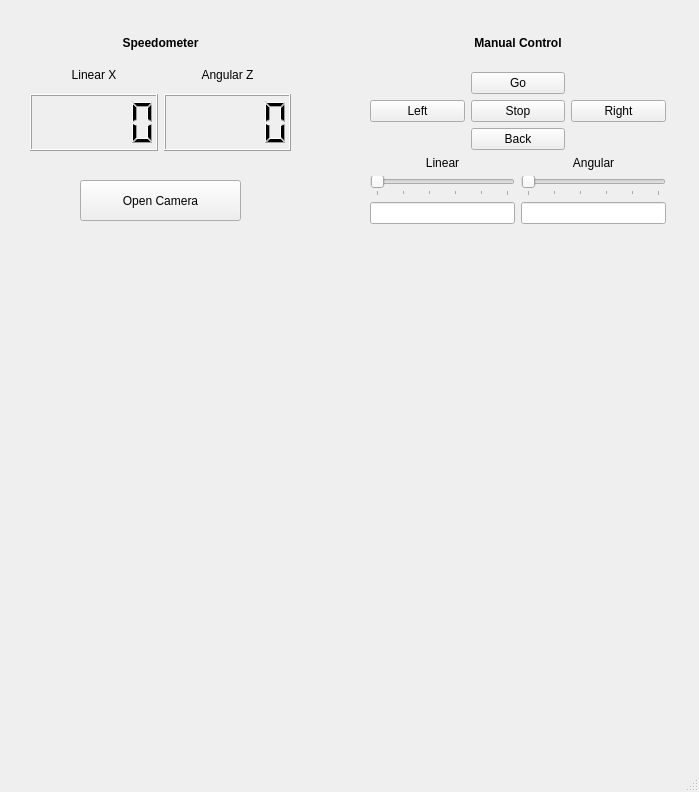
<?xml version="1.0" encoding="UTF-8"?>
<ui version="4.0">
 <class>MainWindow</class>
 <widget class="QMainWindow" name="MainWindow">
  <property name="geometry">
   <rect>
    <x>0</x>
    <y>0</y>
    <width>699</width>
    <height>792</height>
   </rect>
  </property>
  <property name="sizePolicy">
   <sizepolicy hsizetype="Preferred" vsizetype="Preferred">
    <horstretch>0</horstretch>
    <verstretch>0</verstretch>
   </sizepolicy>
  </property>
  <property name="minimumSize">
   <size>
    <width>699</width>
    <height>283</height>
   </size>
  </property>
  <property name="maximumSize">
   <size>
    <width>699</width>
    <height>792</height>
   </size>
  </property>
  <property name="windowTitle">
   <string>Robot Control Interface v3</string>
  </property>
  <widget class="QWidget" name="centralwidget">
   <widget class="QPushButton" name="pushButton_cam">
    <property name="geometry">
     <rect>
      <x>80</x>
      <y>180</y>
      <width>161</width>
      <height>41</height>
     </rect>
    </property>
    <property name="text">
     <string>Open Camera</string>
    </property>
   </widget>
   <widget class="QLabel" name="frame">
    <property name="geometry">
     <rect>
      <x>30</x>
      <y>270</y>
      <width>640</width>
      <height>480</height>
     </rect>
    </property>
    <property name="minimumSize">
     <size>
      <width>0</width>
      <height>0</height>
     </size>
    </property>
    <property name="text">
     <string/>
    </property>
    <property name="pixmap">
     <pixmap>../../../../İndirilenler/640x480-black-solid-color-background.jpg</pixmap>
    </property>
   </widget>
   <widget class="QWidget" name="">
    <property name="geometry">
     <rect>
      <x>30</x>
      <y>30</y>
      <width>261</width>
      <height>121</height>
     </rect>
    </property>
    <layout class="QVBoxLayout" name="verticalLayout_2">
     <item>
      <layout class="QVBoxLayout" name="verticalLayout">
       <item>
        <widget class="QLabel" name="label_speedometer">
         <property name="font">
          <font>
           <weight>75</weight>
           <bold>true</bold>
          </font>
         </property>
         <property name="text">
          <string>Speedometer</string>
         </property>
         <property name="alignment">
          <set>Qt::AlignCenter</set>
         </property>
        </widget>
       </item>
       <item>
        <layout class="QHBoxLayout" name="horizontalLayout">
         <item>
          <widget class="QLabel" name="label_linear">
           <property name="text">
            <string>Linear X</string>
           </property>
           <property name="alignment">
            <set>Qt::AlignCenter</set>
           </property>
          </widget>
         </item>
         <item>
          <widget class="QLabel" name="label_angular">
           <property name="text">
            <string>Angular Z</string>
           </property>
           <property name="alignment">
            <set>Qt::AlignCenter</set>
           </property>
          </widget>
         </item>
        </layout>
       </item>
      </layout>
     </item>
     <item>
      <layout class="QHBoxLayout" name="horizontalLayout_2">
       <item>
        <widget class="QLCDNumber" name="lcd_linear"/>
       </item>
       <item>
        <widget class="QLCDNumber" name="lcd_angular"/>
       </item>
      </layout>
     </item>
    </layout>
   </widget>
   <widget class="QWidget" name="">
    <property name="geometry">
     <rect>
      <x>370</x>
      <y>20</y>
      <width>296</width>
      <height>204</height>
     </rect>
    </property>
    <layout class="QVBoxLayout" name="verticalLayout_5">
     <item>
      <widget class="QLabel" name="label_control">
       <property name="font">
        <font>
         <weight>75</weight>
         <bold>true</bold>
        </font>
       </property>
       <property name="text">
        <string>Manual Control</string>
       </property>
       <property name="alignment">
        <set>Qt::AlignCenter</set>
       </property>
      </widget>
     </item>
     <item>
      <layout class="QGridLayout" name="gridLayout">
       <item row="0" column="1">
        <widget class="QPushButton" name="pushButton_go">
         <property name="text">
          <string>Go</string>
         </property>
        </widget>
       </item>
       <item row="1" column="0">
        <widget class="QPushButton" name="pushButton_left">
         <property name="text">
          <string>Left</string>
         </property>
        </widget>
       </item>
       <item row="1" column="1">
        <widget class="QPushButton" name="pushButton_stop">
         <property name="text">
          <string>Stop</string>
         </property>
        </widget>
       </item>
       <item row="1" column="2">
        <widget class="QPushButton" name="pushButton_right">
         <property name="text">
          <string>Right</string>
         </property>
        </widget>
       </item>
       <item row="2" column="1">
        <widget class="QPushButton" name="pushButton_back">
         <property name="text">
          <string>Back</string>
         </property>
        </widget>
       </item>
      </layout>
     </item>
     <item>
      <layout class="QVBoxLayout" name="verticalLayout_4">
       <item>
        <layout class="QVBoxLayout" name="verticalLayout_3">
         <item>
          <layout class="QHBoxLayout" name="horizontalLayout_3">
           <item>
            <widget class="QLabel" name="label_slideLin">
             <property name="text">
              <string>Linear</string>
             </property>
             <property name="alignment">
              <set>Qt::AlignCenter</set>
             </property>
            </widget>
           </item>
           <item>
            <widget class="QLabel" name="label_slideAng">
             <property name="text">
              <string>Angular</string>
             </property>
             <property name="alignment">
              <set>Qt::AlignCenter</set>
             </property>
            </widget>
           </item>
          </layout>
         </item>
         <item>
          <layout class="QHBoxLayout" name="horizontalLayout_4">
           <item>
            <widget class="QSlider" name="horizontalSlider_linear">
             <property name="minimum">
              <number>5</number>
             </property>
             <property name="maximum">
              <number>10</number>
             </property>
             <property name="orientation">
              <enum>Qt::Horizontal</enum>
             </property>
             <property name="tickPosition">
              <enum>QSlider::TicksBelow</enum>
             </property>
             <property name="tickInterval">
              <number>1</number>
             </property>
            </widget>
           </item>
           <item>
            <widget class="QSlider" name="horizontalSlider_angular">
             <property name="minimum">
              <number>5</number>
             </property>
             <property name="maximum">
              <number>10</number>
             </property>
             <property name="orientation">
              <enum>Qt::Horizontal</enum>
             </property>
             <property name="tickPosition">
              <enum>QSlider::TicksBelow</enum>
             </property>
             <property name="tickInterval">
              <number>1</number>
             </property>
            </widget>
           </item>
          </layout>
         </item>
        </layout>
       </item>
       <item>
        <layout class="QHBoxLayout" name="horizontalLayout_5">
         <item>
          <widget class="QLineEdit" name="lineEdit_lin"/>
         </item>
         <item>
          <widget class="QLineEdit" name="lineEdit_ang"/>
         </item>
        </layout>
       </item>
      </layout>
     </item>
    </layout>
   </widget>
  </widget>
  <widget class="QStatusBar" name="statusbar"/>
 </widget>
 <resources/>
 <connections/>
</ui>
